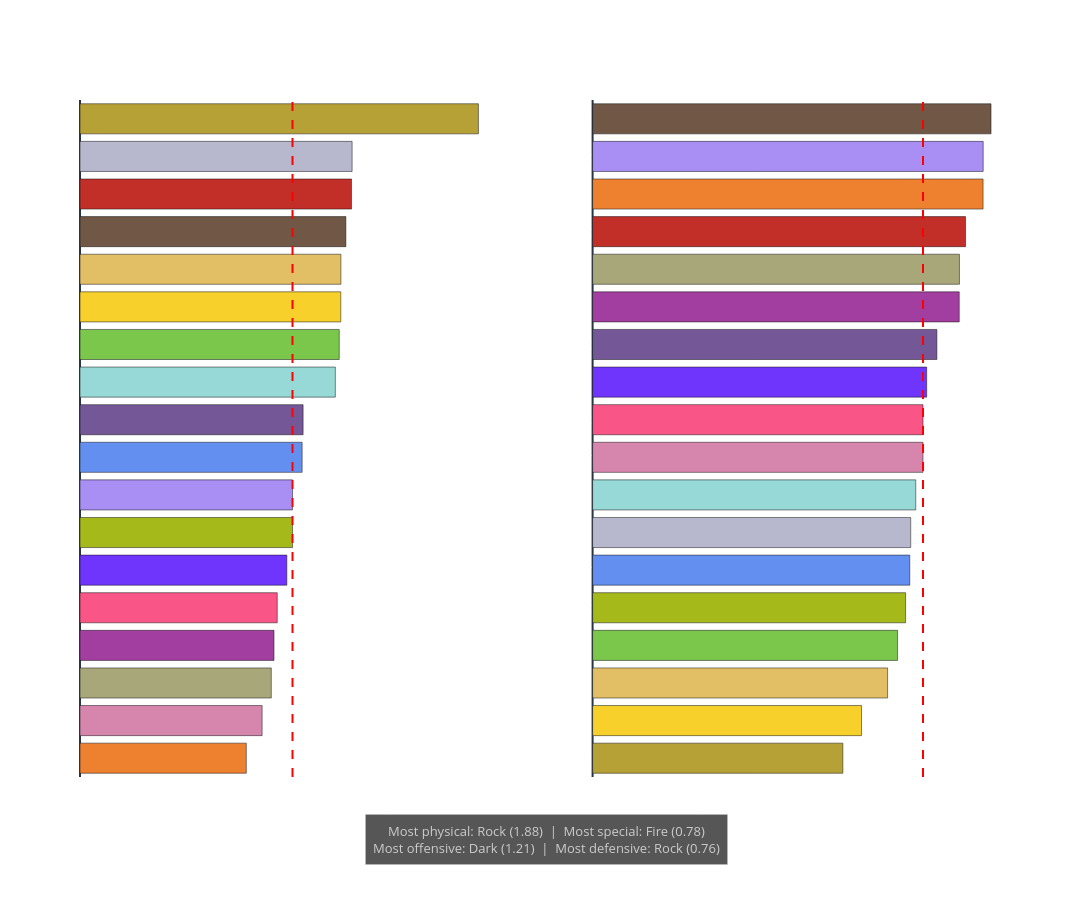

Notebook source saved alongside this figure:
### Code cell
# --- 2a-ii: Combat ratio profiles by Type 2 ---
pokes_t2 = pokes[pokes['Type 2'].notna()]
type2_ps = pokes_t2.groupby('Type 2')['Physical/Special'].median().sort_values()
type2_od = pokes_t2.groupby('Type 2')['Offensive/Defensive'].median().sort_values()

fig = make_subplots(rows=1, cols=2,
                    subplot_titles=['Median Physical/Special Ratio by Type',
                                    'Median Offensive/Defensive Ratio by Type'])

fig.add_trace(go.Bar(
    y=type2_ps.index.tolist(), x=type2_ps.values, orientation='h',
    marker_color=[TYPE_COLORS.get(t, '#888') for t in type2_ps.index],
    showlegend=False,
), row=1, col=1)
fig.add_vline(x=1.0, line_dash='dash', line_color='red', row=1, col=1)

fig.add_trace(go.Bar(
    y=type2_od.index.tolist(), x=type2_od.values, orientation='h',
    marker_color=[TYPE_COLORS.get(t, '#888') for t in type2_od.index],
    showlegend=False,
), row=1, col=2)
fig.add_vline(x=1.0, line_dash='dash', line_color='red', row=1, col=2)

fig.update_layout(
    title=dict(text='<b>Combat Personality by Secondary Type</b>', x=0.5, font=dict(size=20)),
    template=_T, height=900, width=1400,
)
fig.update_xaxes(title_text='Ratio  (dashed = balanced at 1.0)')

note = (
    f'Most physical: {type2_ps.idxmax()} ({type2_ps.max():.2f})  |  '
    f'Most special: {type2_ps.idxmin()} ({type2_ps.min():.2f})<br>'
    f'Most offensive: {type2_od.idxmax()} ({type2_od.max():.2f})  |  '
    f'Most defensive: {type2_od.idxmin()} ({type2_od.min():.2f})'
)
stats_note(fig, note, y_pos=-.13, bottom_margin=123)
fig.update_layout(paper_bgcolor='rgba(0,0,0,0)', plot_bgcolor='rgba(0,0,0,0)', font=dict(color='white'),
    xaxis=dict(gridcolor='rgba(255,255,255,0.69)'),
    yaxis=dict(gridcolor='rgba(255,255,255,0.69)'),
    xaxis2=dict(gridcolor='rgba(255,255,255,0.69)'),
    yaxis2=dict(gridcolor='rgba(255,255,255,0.69)'),
)

fig.write_image('notebook_images/plot_images/combat-personality_type2.png', scale=2)
fig.show()

### Figure 1 — Plotly figure (JSON) as saved in the notebook; plotly's stock layout.template omitted (floating-point values rounded to 4 significant figures)
{"data": [{"marker": {"color": ["#EE8130", "#D685AD", "#A8A77A", "#A33EA1", "#F95587", "#6F35FC", "#A6B91A", "#A98FF3", "#6390F0", "#735797", "#96D9D6", "#7AC74C", "#F7D02C", "#E2BF65", "#705746", "#C22E28", "#B7B7CE", "#B6A136"]}, "orientation": "h", "showlegend": false, "x": [0.7826, 0.8571, 0.9002, 0.913, 0.9283, 0.9733, 1.0, 1.0, 1.045, 1.05, 1.202, 1.22, 1.227, 1.228, 1.251, 1.278, 1.281, 1.875], "y": ["Fire", "Fairy", "Normal", "Poison", "Psychic", "Dragon", "Bug", "Flying", "Water", "Ghost", "Ice", "Grass", "Electric", "Ground", "Dark", "Fighting", "Steel", "Rock"], "type": "bar", "xaxis": "x", "yaxis": "y"}, {"marker": {"color": ["#B6A136", "#F7D02C", "#E2BF65", "#7AC74C", "#A6B91A", "#6390F0", "#B7B7CE", "#96D9D6", "#D685AD", "#F95587", "#6F35FC", "#735797", "#A33EA1", "#A8A77A", "#C22E28", "#EE8130", "#A98FF3", "#705746"]}, "orientation": "h", "showlegend": false, "x": [0.7574, 0.814, 0.8929, 0.9231, 0.9474, 0.96, 0.9628, 0.978, 1.0, 1.0, 1.011, 1.042, 1.11, 1.11, 1.129, 1.182, 1.182, 1.206], "y": ["Rock", "Electric", "Ground", "Grass", "Bug", "Water", "Steel", "Ice", "Fairy", "Psychic", "Dragon", "Ghost", "Poison", "Normal", "Fighting", "Fire", "Flying", "Dark"], "type": "bar", "xaxis": "x2", "yaxis": "y2"}], "layout": {"xaxis": {"anchor": "y", "domain": [0, 0.45], "title": {"text": "Ratio  (dashed = balanced at 1.0)"}, "gridcolor": "rgba(255,255,255,0.69)"}, "yaxis": {"anchor": "x", "domain": [0, 1], "gridcolor": "rgba(255,255,255,0.69)"}, "xaxis2": {"anchor": "y2", "domain": [0.55, 1], "title": {"text": "Ratio  (dashed = balanced at 1.0)"}, "gridcolor": "rgba(255,255,255,0.69)"}, "yaxis2": {"anchor": "x2", "domain": [0, 1], "gridcolor": "rgba(255,255,255,0.69)"}, "annotations": [{"font": {"size": 16}, "showarrow": false, "text": "Median Physical/Special Ratio by Type", "x": 0.225, "xanchor": "center", "xref": "paper", "y": 1, "yanchor": "bottom", "yref": "paper"}, {"font": {"size": 16}, "showarrow": false, "text": "Median Offensive/Defensive Ratio by Type", "x": 0.775, "xanchor": "center", "xref": "paper", "y": 1, "yanchor": "bottom", "yref": "paper"}, {"align": "center", "bgcolor": "rgba(30,30,30,0.75)", "bordercolor": "rgba(200,200,200,0.35)", "borderpad": 7, "borderwidth": 1, "font": {"color": "#cccccc", "size": 13}, "showarrow": false, "text": "Most physical: Rock (1.88)  |  Most special: Fire (0.78)<br>Most offensive: Dark (1.21)  |  Most defensive: Rock (0.76)", "x": 0.5, "xref": "paper", "y": -0.13, "yref": "paper"}], "shapes": [{"line": {"color": "red", "dash": "dash"}, "type": "line", "x0": 1, "x1": 1, "xref": "x", "y0": 0, "y1": 1, "yref": "y domain"}, {"line": {"color": "red", "dash": "dash"}, "type": "line", "x0": 1, "x1": 1, "xref": "x2", "y0": 0, "y1": 1, "yref": "y2 domain"}], "title": {"font": {"size": 20}, "text": "<b>Combat Personality by Secondary Type</b>", "x": 0.5}, "height": 900, "width": 1400, "margin": {"b": 123}, "font": {"color": "white"}, "paper_bgcolor": "rgba(0,0,0,0)", "plot_bgcolor": "rgba(0,0,0,0)"}}
